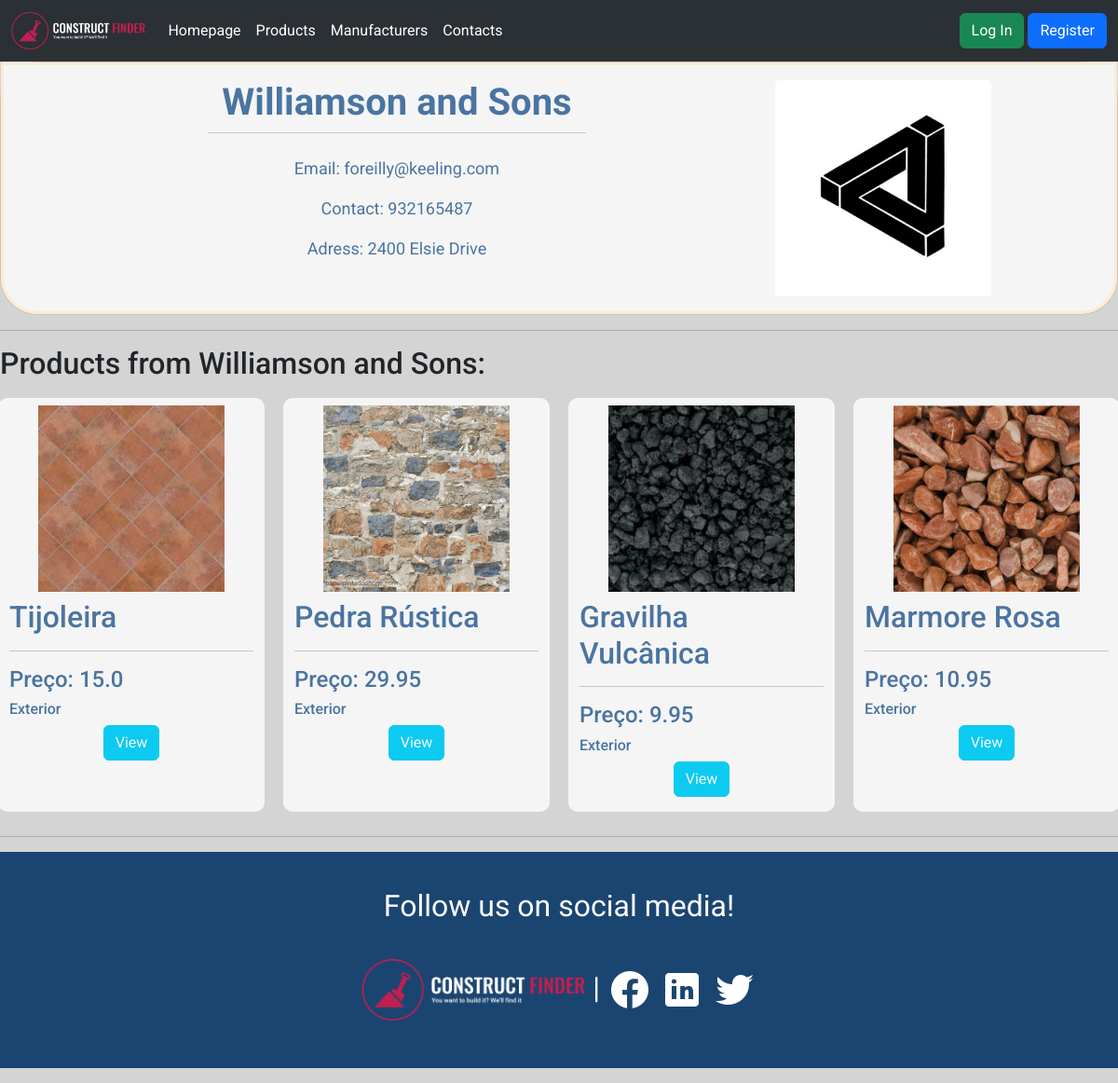
The app's page /company_guest/1 with its own data.
### accounts/models.py (models this page shows, shortened)
class Company(models.Model):
    user = models.OneToOneField(User, null=True, blank=True, on_delete=models.CASCADE)
    logo = models.ImageField(default='defaulticon.jpg', upload_to='gallery/', blank=True, null = True)
    name = models.CharField(max_length=200, null=True)
    email = models.CharField(max_length=200, null=True)
    phone = models.CharField(max_length=200, null=True)
    adress = models.CharField(max_length=200, null=True)
    date_created = models.DateTimeField(auto_now_add=True)

class Products(models.Model):
    CATEGORY = (
            ('Interior', 'Interior'),
            ('Exterior', 'Exterior'),
            )
    image = models.ImageField(upload_to='images/',blank=False, null = True)
    company = models.ForeignKey(Company, null=True, on_delete= models.SET_NULL)
    tags = models.ManyToManyField(Tags)
    name = models.CharField(max_length=200, null=True)
    price = models.FloatField(null=True)
    category = models.CharField(max_length=200, null=True, choices=CATEGORY)
    description = models.CharField(max_length=500, null=True, blank=True)
    date_created = models.DateTimeField(auto_now_add=True)

### accounts/views.py (the view)
# urls.py: path('company_guest/<str:pk>', views.company_guest, name="company_guest"),
def company_guest(request, pk):
    company = Company.objects.get(id=pk)
    products = company.products_set.all()
    context = {'company':company, 'products':products}
    return render(request,'accounts/company_guest.html', context)

### accounts/templates/accounts/company_guest.html (shortened to what this page needs)
{% extends 'accounts/main.html' %}
{% load static %}
{% block content %}
<div class="card">
  <div class="card-body">
  <img class="card-img-top" src="{{ company.logo.url }}" >
<div class="card-text">
    <h1 class="card-title">{{company.name}}</h1>
    <hr class="card-divider">
      <p >Email: {{company.email}}</p>
      <p >Contact: {{company.phone}}</p>
      <p >Adress: {{company.adress}}</p>
  </div>
  </div>
</div>
    <hr>
    <h2>Products from {{company.name}}:</h2>
    <div class="row">
      {% for product in products %}
        <div class="col">
          <img class="gallery_img" src="{{ product.image.url }}">
          <h2>{{product.name}}</h2>
          <hr>
          <h4>Preço: {{product.price}} </h4>
          <h6>{{product.category}}</h6>
        <p style="text-align: center;" >
          <a class="btn btn-info btn" style="float: center; color: aliceblue;" href="{% url 'products' product.id %}">View</a>
        </p>
        </div>
      {% endfor %}
    </div>
    {% endblock %}

### accounts/templates/accounts/main.html (style rules this page uses)
body { background-color: rgb(212, 212, 212); font-family: Roboto; background-color: rgb(212, 212, 212); font-family: Roboto; max-width: 100%; width: 80em; align-items: center; margin: auto; }

### accounts/templates/accounts/company_guest.html (style rules this page uses)
.col { color: #4a74a1; background-color: whitesmoke; border-style: solid; border-width: 10px; border-color: rgb(212, 212, 212); border-radius: 20px; }
.col img { width: 100%; height: auto; margin: 3%; display: block; margin-left: auto; margin-right: auto; width: 50%; }
.card { border-style: solid !important; border-radius: 40px !important; background-color:antiquewhite; color: #4a74a1; }
.card-img-top { max-width: 20%; height: auto; object-fit: cover; object-position: left top; float: right; margin-right: 10%; }
.card-body { border-style: solid !important; border-color: antiquewhite; border-top-left-radius: 0; border-top-right-radius: 0; border-bottom-right-radius: 40px; border-bottom-left-radius: 40px; background-color: whitesmoke; }
.col img { height: 200px; width: 200px; margin: 3%; object-fit: cover; display: block; margin-left: auto; margin-right: auto; overflow: none; }
.card-text { font-size: large; text-align: center; max-width: 70%; }
.card-title { font-weight: bold; }
.card-divider { max-width: 50%; margin: auto; margin-bottom: 3%; }

### accounts/templates/accounts/footer.html (style rules this page uses)
hr { color: #1b4571; }

### records on screen
Company: logo (picture), name "Williamson and Sons", email "foreilly@keeling.com", phone "932165487", adress "2400 Elsie Drive"
Products: image (picture), name "Tijoleira", price "15.0", category "Exterior"
Products: image (picture), name "Pedra Rústica", price "29.95", category "Exterior"
Products: image (picture), name "Gravilha Vulcânica", price "9.95", category "Exterior"
Products: image (picture), name "Marmore Rosa", price "10.95", category "Exterior"
